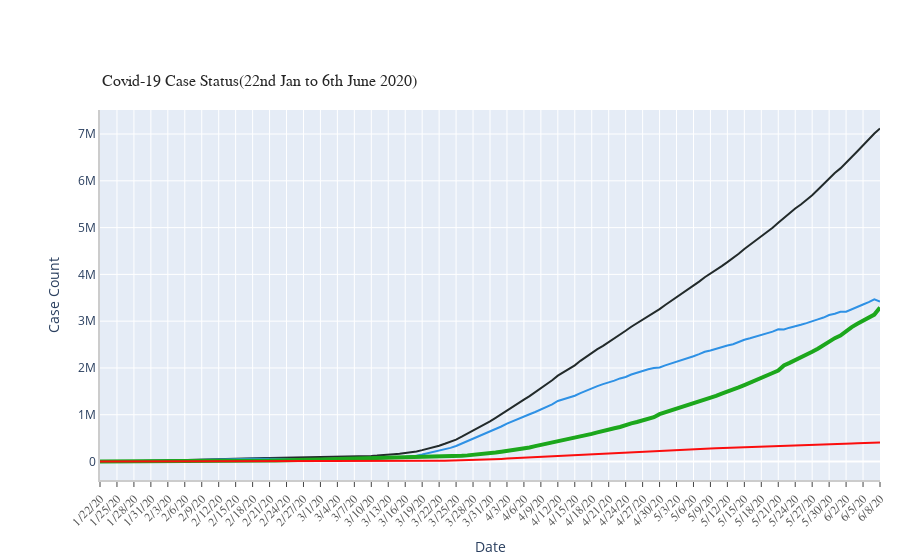

Write notebook code for a chart like this one.
### Code cell
ts_array = [confimed_agg_ts, active_agg_ts, recovered_agg_ts, death_agg_ts]
labels = ['Confirmed', 'Active', 'Recovered', 'Deaths']
colors = [color_arr[5],  color_arr[0], color_arr[2], color_arr[3]]
mode_size = [8, 8, 12, 8]
line_size = [2, 2, 4, 2]

# Calling the draw_plot function defined above
fig_2 = draw_plot(ts_array = ts_array, 
                  ts_label = labels , 
                  title = "Covid-19 Case Status(22nd Jan to 6th June 2020)",
                  colors = colors, mode_size = mode_size, 
                  line_size = line_size , 
                  x_axis_title = "Date" , 
                  y_axis_title = "Case Count", 
                  tickangle = 315, 
                  yaxis_type = "", additional_annotations=[])

fig_2.show()

### Figure 1 — Plotly figure (JSON) as saved in the notebook; plotly's stock layout.template omitted (floating-point values rounded to 4 significant figures; data arrays with more than 128 entries replaced by an {"elided": "..."} marker saying what was removed)
{"data": [{"connectgaps": true, "line": {"color": "#222A2A", "width": 2}, "name": "Confirmed", "type": "scatter", "x": {"elided": "139 str values"}, "y": {"elided": "139 int values"}}, {"connectgaps": true, "line": {"color": "#2E91E5", "width": 2}, "name": "Active", "type": "scatter", "x": {"elided": "139 str values"}, "y": {"elided": "139 int values"}}, {"connectgaps": true, "line": {"color": "#1CA71C", "width": 4}, "name": "Recovered", "type": "scatter", "x": {"elided": "139 str values"}, "y": {"elided": "139 int values"}}, {"connectgaps": true, "line": {"color": "#FB0D0D", "width": 2}, "name": "Deaths", "type": "scatter", "x": {"elided": "139 str values"}, "y": {"elided": "139 int values"}}], "layout": {"annotations": [{"font": {"color": "rgb(37,37,37)", "family": "Arial", "size": 16}, "showarrow": false, "text": "Covid-19 Case Status(22nd Jan to 6th June 2020)", "x": 0, "xanchor": "left", "xref": "paper", "y": 1.05, "yanchor": "bottom", "yref": "paper"}], "autosize": true, "margin": {"autoexpand": false, "l": 100, "r": 20, "t": 110}, "showlegend": true, "xaxis": {"linecolor": "rgb(204, 204, 204)", "linewidth": 2, "showgrid": true, "showline": true, "showticklabels": true, "tickangle": -45, "tickfont": {"color": "rgb(82, 82, 82)", "family": "Arial", "size": 12}, "ticks": "outside", "title": {"text": "Date"}}, "yaxis": {"linecolor": "rgb(204, 204, 204)", "linewidth": 2, "showgrid": true, "showline": true, "showticklabels": true, "title": {"text": "Case Count"}}}}
